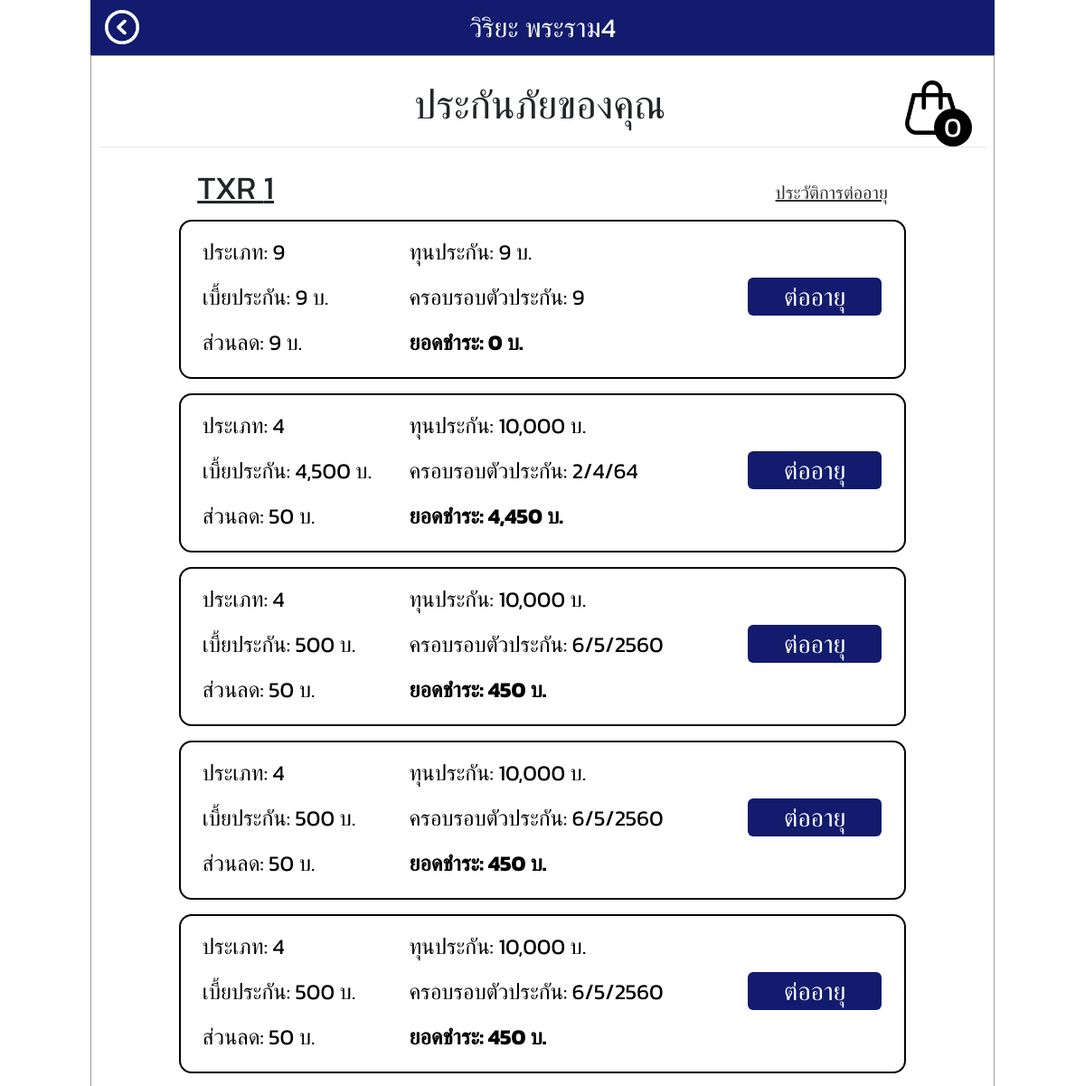
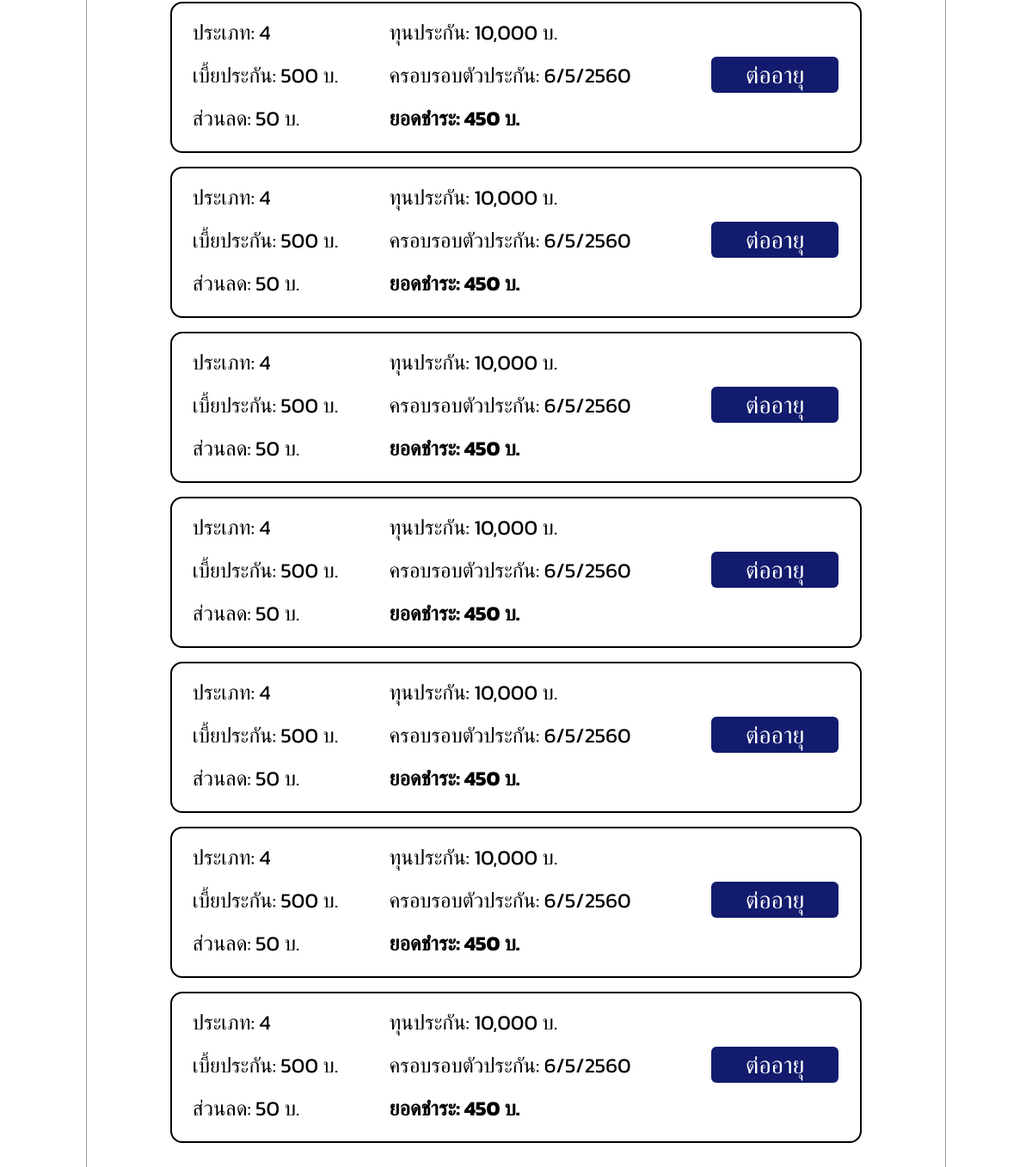
The app's page /user_insurance/9 with its own data (2 pictures, top to bottom).
### tables this page shows
CREATE TABLE "cars" (
	"id"	INTEGER NOT NULL,
	"users_id"	INTEGER NOT NULL,
	"brand"	TEXT,
	"model"	TEXT,
	"license_number"	TEXT,
	"modified_by"	INTEGER DEFAULT 0,
	"created_by"	INTEGER DEFAULT 0,
	"created_date"	datetime,
	"modified_date"	datetime,
	FOREIGN KEY("users_id") REFERENCES "users"("id"),
	PRIMARY KEY("id" AUTOINCREMENT)
);

CREATE TABLE "insurance" (
	"id"	INTEGER NOT NULL,
	"car_id"	INTEGER NOT NULL,
	"type"	TEXT NOT NULL,
	"price"	FLOAT NOT NULL,
	"discount"	FLOAT DEFAULT 0,
	"sum_insure"	FLOAT DEFAULT '',
	"effective_date"	datetime NOT NULL,
	"status"	TEXT DEFAULT 0,
	"modified_by"	INTEGER DEFAULT 0,
	"created_by"	INTEGER,
	"created_date"	datetime,
	"modified_date"	datetime,
	PRIMARY KEY("id" AUTOINCREMENT)
);

### app.py (the view)
@app.route("/user_insurance/<car_id>")
def user_insurance(car_id):
    insurances = curdb.execute("SELECT type, sum_insure, price, effective_date, discount, car_id, id FROM insurance WHERE car_id = ?",(car_id,)).fetchall()
    histories = curdb.execute("SELECT id, status FROM insurance WHERE car_id = ?",(car_id,)).fetchall()
    name = curdb.execute("SELECT brand, model, license_number FROM cars WHERE id= ?",(car_id,)).fetchone()
    return render_template("user_insurance.html", insurances= insurances, name= name, histories=histories)

### app.py (called while the page is built)
def baht(value):
    value = int(value)
    return format(value,",") + " บ."

### templates/user_insurance.html (shortened to what this page needs)
{% extends "layout3.html" %} {% block title %} user_insurance {% endblock %}
{% block main %}
    <center>
      <div class="box15" style="display: inline-block;">
        <div class="box16" style="display: inline-block;">
          <span class="head3" style="vertical-align: middle;">ประกันภัยของคุณ</span>
        </div>
        <span id= "open">
          <div class="box17" style="display: inline-block; position: relative;">
            <img class="img3" src="/static/bag_buy_cart_market_shop_shopping_tote_icon_123191.png">
            <div class="circle1" style="vertical-align: middle; padding-bottom: 5px;">
            <span id="insurance_cart" class="headtext"></span>
            </div>
          </div>
        </span>
      </div>
        <hr class="spliter1 mt-1 mx-0" />
    </center>
  <center>
    <div class= "box13"style="display: inline-block;">
      <div class="box14" style="display: inline-block; margin-right: 80px; text-align: left;">
        <span class= "head2 underline">{{name[0]}} {{name[1]}}</span>
      </div>
      <div class="box14" style="display: inline-block; margin-left: 80px; margin-top: 5px; text-align: right;">
        <a class= "head4 underline" href="/user_history/{{ insurances[0][5] }}" onclick="h({{histories}})">ประวัติการต่ออายุ</a>
      </div>
    </div>
    {% if cars != None %} {% for insurance in insurances %}
      <div class="box9 board2 m-2 rounded1" >
        <div class="box10 locate2" style="display: inline-block;">
          <span class="head10"> ประเภท: {{insurance[0]}} </span>
          <br>
          <span class="head10"> เบี้ยประกัน: {{insurance[2] | baht}}</span>
          <br>
          <span class="head10"> ส่วนลด: {% if insurance[4] != 0 %}{{insurance[4] | baht}}{% endif %}</span>
        </div>
        <div class="box11 locate2" style="display: inline-block;">
          <span class="head10"> ทุนประกัน: {{insurance[1] | baht}}</span>
          <br>
          <span class="head10"> ครอบรอบตัวประกัน: {{insurance[3]}}</span>
          <br>
          <span class="head10 font-weight-bold"> ยอดชำระ: {{(insurance[2] - insurance[4]) | baht}}</span>
        </div>
        <div class="box12" style="display: inline-block;">
            <button type="button" class="btn color-custom formbox5 head7 rounded2" onclick="addcart(car_id = {{ insurance[5] }},
                                                                                                    id = {{ insurance[6] }},
                                                                                                    type = '{{ insurance[0] }}',
                                                                                                    effective_date = '{{ insurance[3] }}',
                                                                                                    max_price = {{ insurance[2]}},
                                                                                                    discount = {{ insurance[4] }},
                                                                                                    total_price = {{ (insurance[2] - insurance[4]) }},
                                                                                                    sum_insure = {{ insurance[1] }},
                                                                                                    brand = '{{ name[0] }}',
                                                                                                    model = '{{ name[1] }}',
                                                                                                    license = '{{ name[2] }}')">ต่ออายุ</button>
        </div>
      </div>
    {% endfor %} {% endif %}
    </center>
{% endblock %}

### templates/layout3.html (shortened to what this page needs)
<!DOCTYPE html>
<html lang="en">
  <head>
    <link
      rel="stylesheet"
      href="https://stackpath.bootstrapcdn.com/bootstrap/4.1.3/css/bootstrap.min.css"
    />
    <link href="/static/styles.css" rel="stylesheet" />
  </head>
  <body>
    <div class="box2">
      <nav class="navbar navbar-custom">
        <a>
          <img src="/static/backbutton_104978.png" alt="back" class="img6" onclick="history.go(-1)">
        </a>
        <div class= "box21 center">
            <a class="headtext" href="#">วิริยะ พระราม4</a>
        </div>
      </nav>
      <div class= "box2 board1">
        {% block main %}{% endblock %}
      </div>
    </div>
  </body>
</html>

### static/styles.css (style rules this page uses)
.navbar-custom { background-color: #121B6D; }
.headtext { font-size: 30px; color: #ffffff; }
.board1 { border: 1px solid; border-color: #9C9C9C; }
.board2 { border: 2px solid; border-color: #000000; }
.head2 { font-size:36px; }
.head3 { font-size:44px; }
.head4 { font-size:20px; color: #303030; }
.head7 { font-size: 28px; }
.head10 { font-size: 24px; color: #000000; }
.color-custom { background-color: #121B6D; color: #ffffff; }
.underline { text-decoration: underline; }
.spliter1 { height: 1px; width: 980px; color: #B7B7B7; }
.img3 { max-width: 74px; height: auto; position: absolute; top: -38px; }
.img6 { width: 38px; height: 38px; position: absolute; top: 11px; }
.rounded1 { border-radius: 14px; }
.rounded2 { border-radius: 6px; }
.center { margin-left: auto; margin-right: auto; }
.formbox5 { height: 42px; width: 148px; line-height: 27px; }
.box2 { width: 1000px; height: auto; margin-left: auto; margin-right: auto; }
.box9 { width: 804px; height: 176px; display: inline-block; margin-left: auto; margin-right: auto; }
.box10 { width: 225px; height: auto; text-align: left; }
.box11 { width: 370px; height: auto; text-align: left; margin-top: 10px; }
.box12 { width: 150px; height: auto; vertical-align: middle; margin-bottom: 110px; }
.box13 { width: 804px; height: 55px; }
.box14 { width: 300px; height: 60px; }
.box15 { width: 890px; height: 84px; margin-top: 10px; margin-bottom: 2px; }
.box16 { width: 700px; height: 84px; margin-left: 84px; line-height: 84px; }
.box17 { width: 86px; }
.box21 { width: auto; height: auto; }
.locate2 { line-height: 48px; }
.circle1 { border-radius: 100px; background-color: #000000; color: white; width: 42px; height: 42px; position: absolute; left: 82px; line-height: 42px; }

### templates/layout3.html (style rules this page uses)
body { font-family: "Kanit", sans-serif !important; }

### records on screen
cars: brand "TXR", model "1"
insurance: type "9", price "9 บ.", discount "9 บ.", sum_insure "9 บ.", effective_date "9", (insurance[2]-insurance[4])|baht "0 บ."
insurance: type "4", price "4,500 บ.", discount "50 บ.", sum_insure "10,000 บ.", effective_date "2/4/64", (insurance[2]-insurance[4])|baht "4,450 บ."
insurance: type "4", price "500 บ.", discount "50 บ.", sum_insure "10,000 บ.", effective_date "6/5/2560", (insurance[2]-insurance[4])|baht "450 บ."
insurance: type "4", price "500 บ.", discount "50 บ.", sum_insure "10,000 บ.", effective_date "6/5/2560", (insurance[2]-insurance[4])|baht "450 บ."
insurance: type "4", price "500 บ.", discount "50 บ.", sum_insure "10,000 บ.", effective_date "6/5/2560", (insurance[2]-insurance[4])|baht "450 บ."
insurance: type "4", price "500 บ.", discount "50 บ.", sum_insure "10,000 บ.", effective_date "6/5/2560", (insurance[2]-insurance[4])|baht "450 บ."
insurance: type "4", price "500 บ.", discount "50 บ.", sum_insure "10,000 บ.", effective_date "6/5/2560", (insurance[2]-insurance[4])|baht "450 บ."
insurance: type "4", price "500 บ.", discount "50 บ.", sum_insure "10,000 บ.", effective_date "6/5/2560", (insurance[2]-insurance[4])|baht "450 บ."
insurance: type "4", price "500 บ.", discount "50 บ.", sum_insure "10,000 บ.", effective_date "6/5/2560", (insurance[2]-insurance[4])|baht "450 บ."
insurance: type "4", price "500 บ.", discount "50 บ.", sum_insure "10,000 บ.", effective_date "6/5/2560", (insurance[2]-insurance[4])|baht "450 บ."
insurance: type "4", price "500 บ.", discount "50 บ.", sum_insure "10,000 บ.", effective_date "6/5/2560", (insurance[2]-insurance[4])|baht "450 บ."
insurance: type "4", price "500 บ.", discount "50 บ.", sum_insure "10,000 บ.", effective_date "6/5/2560", (insurance[2]-insurance[4])|baht "450 บ."
